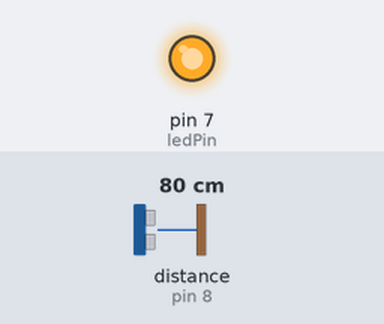
This sketch was run on a simulated Arduino Uno, built with avr-gcc and run on an emulated ATmega328P. On the bench: output pins drawn as LEDs (lit = HIGH). Wiring (inferred from the names in the program): ultrasonic range finder: trigger pin 9; echo pin 8. The inputs (shaded band) are chosen by the test bench; at power-on: distance to the obstacle (sensor on pin 8) 80 cm. The echo pulse lasts 58.3 µs per cm; pins used as bus, display or sensor lines are not drawn.

Above: at 1.2 s.
1.3 s: distance to the obstacle (sensor on pin 8) set to 145 cm
2.8 s: distance to the obstacle (sensor on pin 8) set to 154 cm
At 3.2 s:
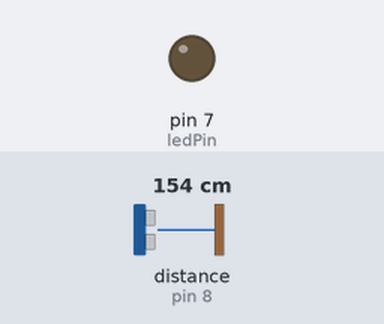
4.3 s: distance to the obstacle (sensor on pin 8) set to 2 cm
At 5.2 s:
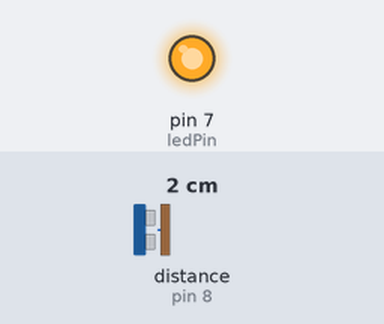
5.8 s: distance to the obstacle (sensor on pin 8) set to 250 cm
At 6.8 s:
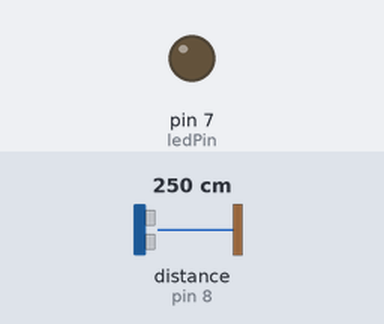
Timing chart, 0 to 8.3 s (numbered marks = the images above; inputs shaded):
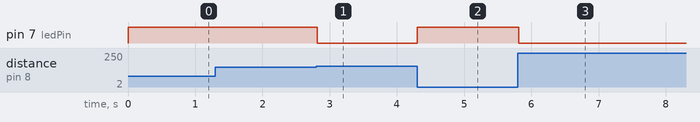

The sketch:

prototype_v03.ino
```cpp
const int ledPin = 7;
const int echoPin = 8;
const int trgPin = 9;

long duration;
int distance;

void setup()
{
  pinMode(trgPin, OUTPUT);
  pinMode(echoPin, INPUT);
  pinMode(ledPin, OUTPUT);
}

void loop()
{
  digitalWrite(trgPin, LOW);
  delayMicroseconds(2);

  digitalWrite(trgPin, HIGH);
  delayMicroseconds(10);

  digitalWrite(trgPin, LOW);

  duration = pulseIn(echoPin, HIGH, 30000);
  distance = duration * 0.0343 / 2;

  if (distance > 0){
    if (distance < 150){
      digitalWrite(ledPin, HIGH);
    }
    else {
      digitalWrite(ledPin, LOW);
    }
  }


}
```

Measured:
- the behaviour switches between 150 and 151 cm on distance to the obstacle (sensor on pin 8) (found by bisection; images 0 and 1)
- after the input at 1.3 s, every drawn part: stays the same
- after the input at 2.8 s, pin 7 (ledPin): HIGH → LOW at once
- after the input at 4.3 s, pin 7 (ledPin): LOW → HIGH at once
- after the input at 5.8 s, pin 7 (ledPin): HIGH → LOW at once
